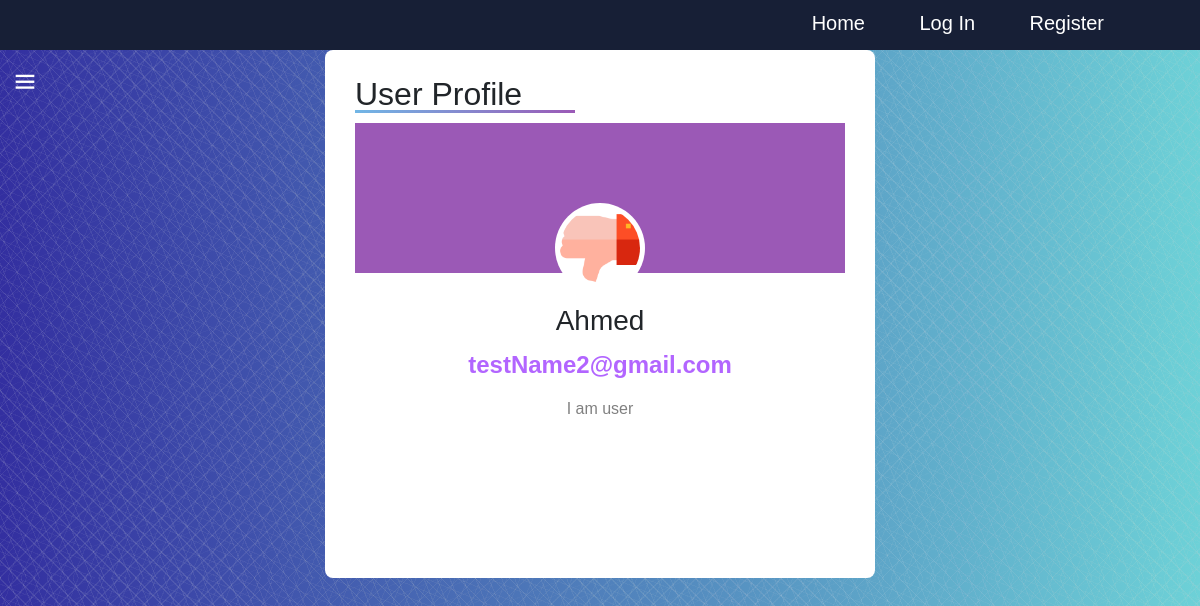
Screenshot of /accounts/show_profile/5 with the database file from the repository.
### account/models.py (models this page shows, shortened)
class CustomUser(models.Model):
    user = models.OneToOneField(User, on_delete=models.CASCADE, related_name='profile')
    picture = models.ImageField(upload_to='images/', default='/images/default.png')
    bio = models.TextField(default='I am user')
    @classmethod
    def get_profile_id(cls, id):
        return get_object_or_404(cls, pk=id)

### account/views.py (the view)
# urls.py: path('show_profile/<int:id>', show_profile, name='account.show_profile'),
def show_profile(request, id):
    if request.user == CustomUser.get_profile_id(id).user:
        return user_profile(request)
    profile =  CustomUser.get_profile_id(id)
    return render(request, 'account/show_profile.html', context={'title':profile.user, 'profile':profile})

### categories/context_processors.py (called while the page is built)
def categories_processor(request):
    categories = Category.objects.all()
    print('hi')
    print(categories)
    return {'categories': categories}

### categories/models.py (called while the page is built)
    def get_category_url(self):
        return reverse('category.show', args=[self.id])

    def get_subscribe_url(self):
        return reverse('category.subscribe', args=[self.id])

    def get_subscribers(self):
        return set([sub.user for sub in Subscribe.objects.filter(category=self)])

    def __str__(self) -> str:
        return self.title

### account/templates/account/show_profile.html (shortened to what this page needs)
{% extends "base/base.html" %}
{% load static %}
{% load crispy_forms_tags %}
{% block content %}
<link rel="stylesheet" href="{% static 'account/css/vprofile.css' %}">
<div class="container">
    <div class="title"><h2>User Profile</h2></div>
    <div class="content-section">
        <div class="upper-container">
            <div class="image-container">
                <img src="{{ profile.picture.url }}" alt="">
            </div>
        </div>
        <div class="lower-container">
          <div>
            <h3>{{ profile.user }}</h3>
            <h4>{{ profile.user.email }}</h4>
          </div>
          <div>
            <p> {{profile.bio}} </p>
          </div>
        </div>
    </div>
    {% endblock content %}

### base/static/base/css/style.css (style rules this page uses)
body { background-image: repeating-linear-gradient(135deg, hsla(264,0%,88%,0.03) 0px, hsla(264,0%,88%,0.03) 1px,transparent 1px, transparent 12px),repeating-linear-gradient(45deg, hsla(264,0%,88%,0.03) 0px, hsla(264,0%,88%,0.03) 1px,transparent 1px, transparent 12px), repeating-linear-gradient(67.5deg, hsla(264,0%,88%,0.03) 0px, hsla(264,0%,88%,0.03) 1px,transparent 1px, transparent 12px),repeating-linear-gradient(135deg, hsla(264,0%,88%,0.03) 0px, hsla(264,0%,88%,0.03) 1px,transparent 1px, transparent 12px), repeating-linear-gradient(45deg, hsla(264,0%,88%,0.03) 0px, hsla(264,0%,88%,0.03) 1px,transparent 1px, transparent 12px), repeating-linear-gradient(112.5deg, hsla(264,0%,88%,0.03) 0px, hsla(264,0%,88%,0.03) 1px,transparent 1px, transparent 12px), repeating-linear-gradient(112.5deg, hsla(264,0%,88%,0.03) 0px, hsla(264,0%,88%,0.03) 1px,transparent 1px, transparent 12px), repeating-linear-gradient(45deg, hsla(264,0%,88%,0.03) 0px, hsla(264,0%,88%,0.03) 1px, transparent 1px, transparent 12px),repeating-linear-gradient(22.5deg, hsla(264,0%,88%,0.03) 0px, hsla(264,0%,88%,0.03) 1px,transparent 1px, transparent 12px),repeating-linear-gradient(45deg, hsla(264,0%,88%,0.03) 0px, hsla(264,0%,88%,0.03) 1px,transparent 1px, transparent 12px),repeating-linear-gradient(22.5deg, hsla(264,0%,88%,0.03) 0px, hsla(264,0%,88%,0.03) 1px,transparent 1px, transparent 12px),repeating-linear-gradient(135deg, hsla(264,0%,88%,0.03) 0px, hsla(264,0%,88%,0.03) 1px,transparent 1px, transparent 12px),repeating-linear-gradient(157.5deg, hsla(264,0%,88%,0.03) 0px, hsla(264,0%,88%,0.03) 1px,transparent 1px, transparent 12px),repeating-linear-gradient(67.5deg, hsla(264,0%,88%,0.03) 0px, hsla(264,0%,88%,0.03) 1px,transparent 1px, transparent 12px),repeating-linear-gradient(67.5deg, hsla(264,0%,88%,0.03) 0px, hsla(264,0%,88%,0.03) 1px,transparent 1px, transparent 12px),linear-gradient(90deg, rgb(51,47,160),rgb(109,209,215)); }
* { padding: 0; margin: 0; box-sizing: border-box; font-family: "Segoe UI"; }
p { color: #fff; font-size: 15px; line-height: 15px; }
img { height: 400px; width: 250px; border-radius: 3px; transition: .5s; }
.container { max-width: 550px; width: 85%; height: 60%; background: #fff; padding: 25px 30px; border-radius: 8px; }
.container .title { font-size: 25px; font-weight: 500; position: relative; }
.container .title::before { content: ''; position: absolute; left: 0; bottom: 0; height: 3px; width: 25px; background: linear-gradient(135deg , #71b7e6 ,#9b59b6 ); }

### base/static/base/css/footer.css (style rules this page uses)
* { margin: 0; padding: 0; box-sizing: border-box; font-family: 'Poppins' ,sans-serif; }

### account/static/account/css/vprofile.css (style rules this page uses)
.container .title { font-size: 25px; font-weight: 500; position: relative; }
.container .title::before { content: ''; position: absolute; left: 0; bottom: 0; height: 3px; width: 220px; background: linear-gradient(135deg , #71b7e6 ,#9b59b6 ); }
.upper-container { height: 150px; background: #9b59b6; margin-top: 10px; }
.lower-container { height: 280px; background: #fff; padding: 20px; padding-top: 40px; text-align: center; }
.lower-container h3 , h4 { box-sizing: border-box; line-height: .6; font-weight: lighter; padding-bottom: 20px; }
.lower-container h4 { color: #7f00ff; opacity: .6; font-weight: bold; }
.lower-container p { font-size: 16px; color: gray; margin-bottom: 30px; }
.image-container img { width: 80px; height: 80px; border-radius: 50%; }
.image-container { background: #fff; width: 90px; height: 90px; border-radius: 50%; padding: 5px; transform: translate(200px , 80px); }

### rows the page displays
CustomUser: picture (picture), user "Ahmed", user.email "testName2@gmail.com", bio "I am user"
